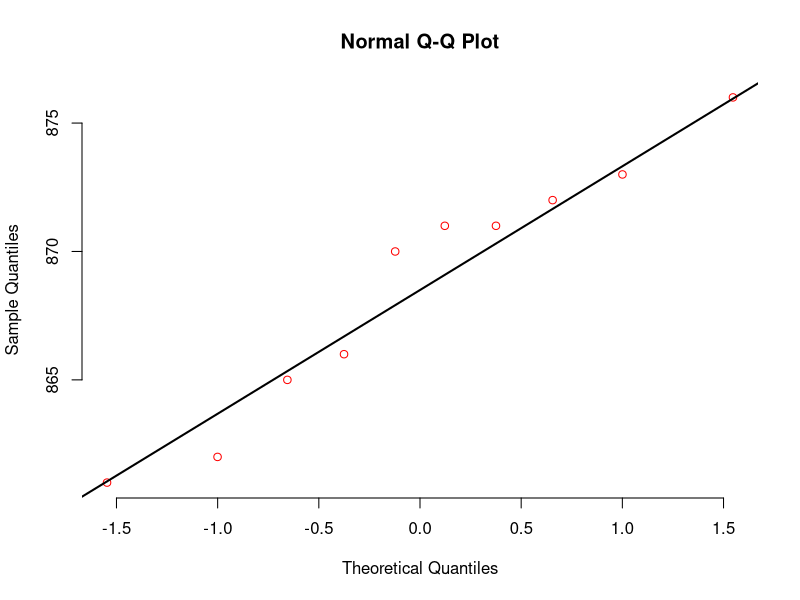
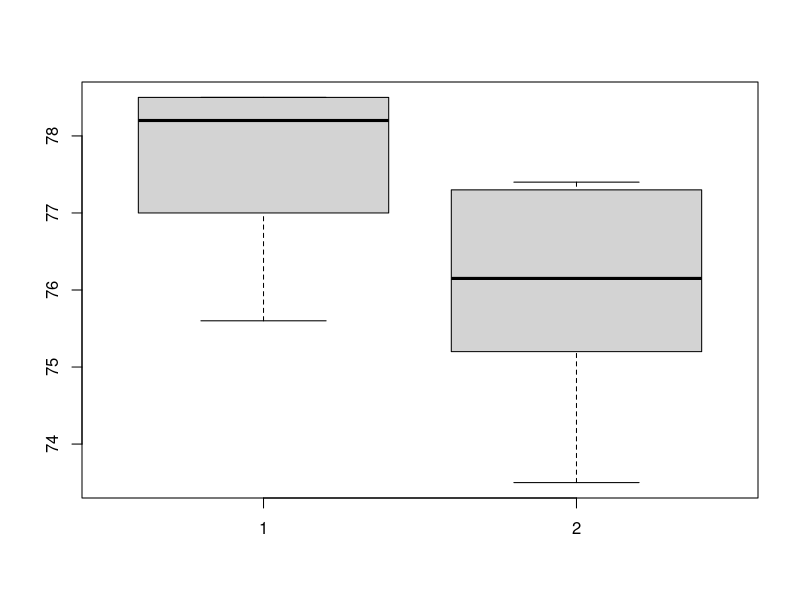
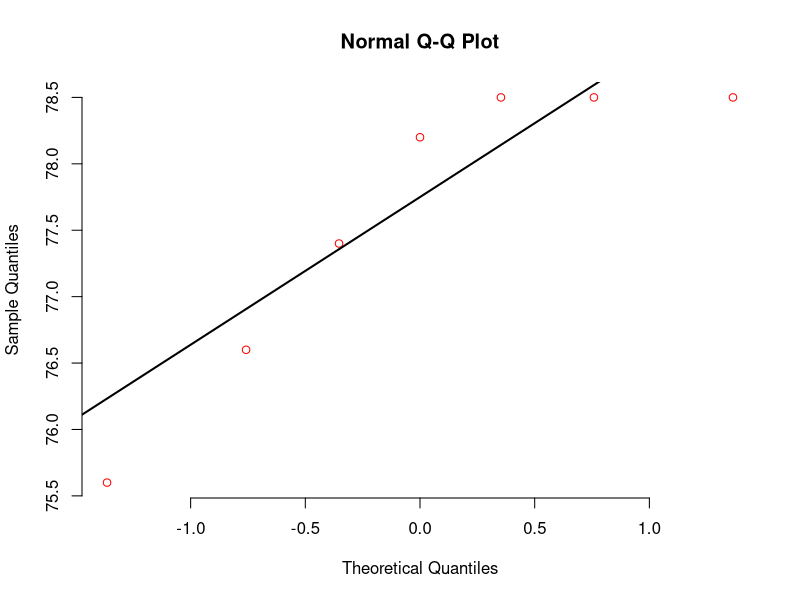
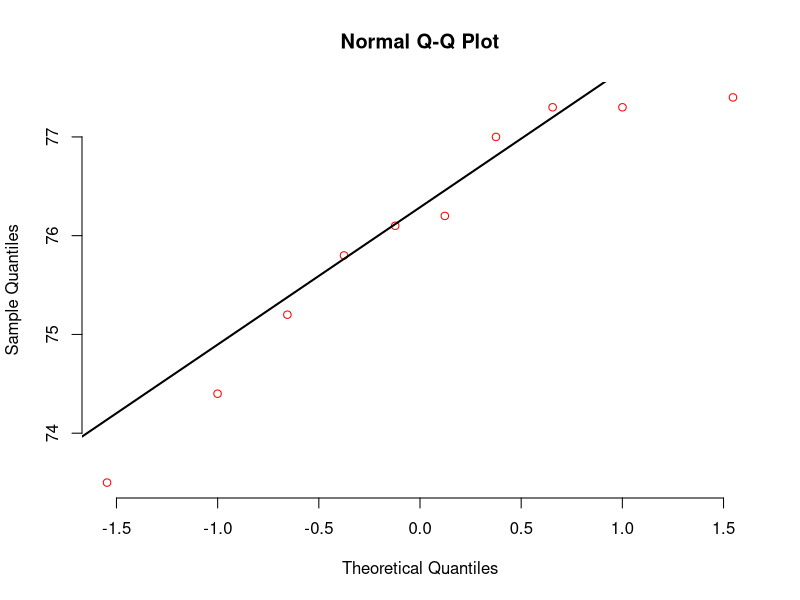
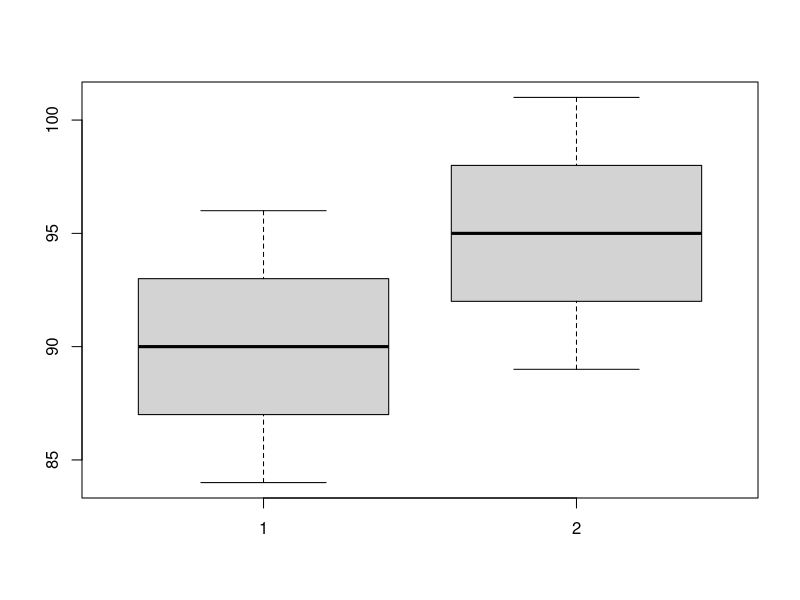
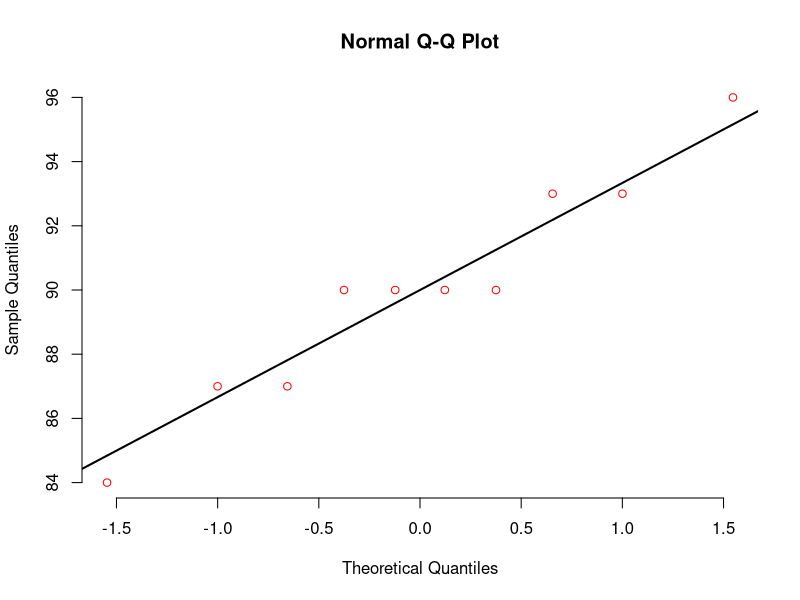
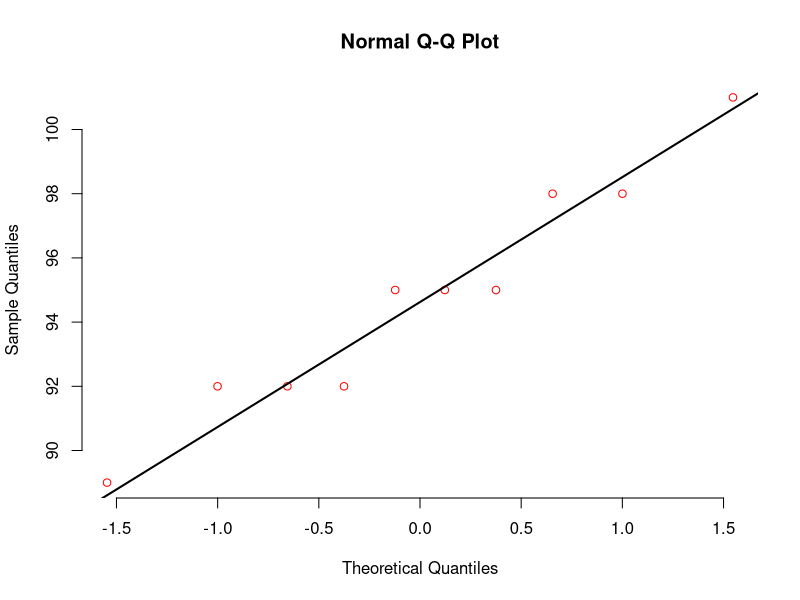
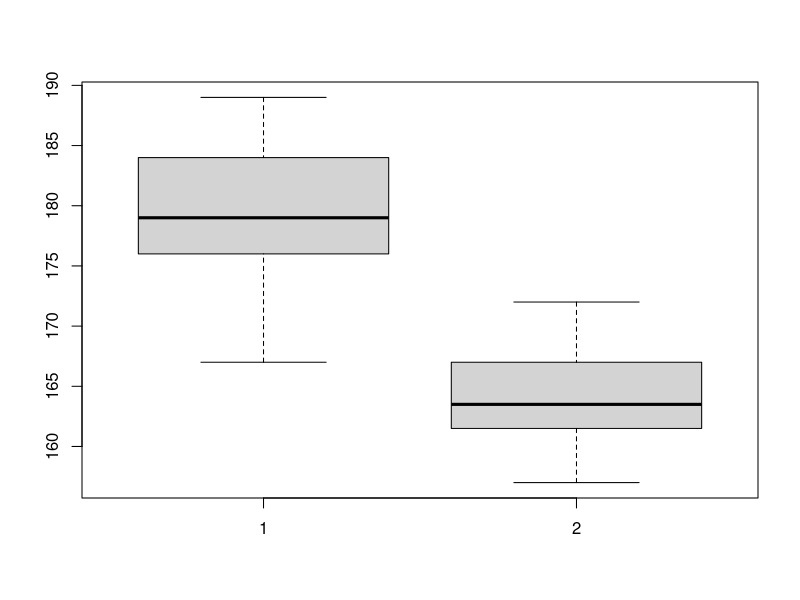

The R source for these figures, in order:
# 1.  In a certain region, ten independent measurements of sea depth were made, and the following 
#    results were obtained: 862, 870, 876, 866, 871, 865, 861, 873, 871, 872. At the significance level of  
#    α = 0.05, verify the hypothesis that the average sea depth is 870m in this region.
(data_first <- c(862, 870, 876, 866, 871, 865, 861, 873, 871, 872))
## [1] 0.545861
test <- shapiro.test(data_first)
test$p.value

qqnorm(data_first, pch = 1, frame = FALSE, col="red")
qqline(data_first, lwd = 2)

## [1] 868.7
values <- t.test(data_first, mu = 870, alternative = "less")
values$estimate
## [1] 0.2136555
values$p.value

# 2. Manufacturer of washing powder A claims that its product is significantly better than competitive powder B. 
#    To verify this assurance, the CTA (Consumer Test Agency) tested both washing powders. For this purpose, the measurements
#    of the washing degree of 7 pieces of fabric with powder A were carried out to obtain the results (in %):
#   78.2, 78.5, 75.6, 78.5, 78.5, 77.4, 76.6,
#   and 10 pieces of fabric with powder B to obtain the results (in %):
#   76.1, 75.2, 75.8, 77.3, 77.3, 77.0, 74.4, 76.2, 73.5, 77.4.
#   What should the CTA’s conclusion about the quality of these powders be?
powderA <- c(78.2, 78.5, 75.6, 78.5, 78.5, 77.4, 76.6)
powderB <- c(76.1, 75.2, 75.8, 77.3, 77.3, 77.0, 74.4, 76.2, 73.5, 77.4)
boxplot(powderA, powderB)
## [1] 0.06832755
shapiro.test(powderA)$p.value
## [1] 0.2558752
shapiro.test(powderB)$p.value
#QQPlot dla PowderA
qqnorm(powderA, pch=1, frame = F, col="red")
qqline(powderA, lwd=2)
#QQPlot dla PowderB
qqnorm(powderB, pch=1, frame = F, col="red")
qqline(powderB, lwd=2)
## [1] 1.304762
(var(powderA))
## [1] 1.764
(var(powderB))
## [1] 0.3683809
var.test(powderA, powderB, alternative = "less", var.equal=F)$p.value
## [1] 77.61429
(mean(powderA))
## [1] 76.02
(mean(powderB))
## [1] 0.01059375
t.test(powderA, powderB, var.equal = TRUE, alternative = 'greater')$p.value

# 3. A group of 10 people was subjected to a study aimed at examining the attitude towards public schools. 
#    Then the group watched an educational film aimed at improving the attitude towards this type of school.
#    The results are as follows (higher value means better attitude):
#    
#    before: 84, 87, 87, 90, 90, 90, 90, 93, 93, 96,
#    after: 89, 92, 98, 95, 95, 92, 95, 92, 98, 101.
#
#    Investigate if the film significantly improves attitude towards public schools.
before <- c(84, 87, 87, 90, 90, 90, 90, 93, 93, 96)
after <- c(89, 92, 98, 95, 95, 92, 95, 92, 98, 101)
boxplot(before, after)
## [1] 0.7025892
shapiro.test(before)$p.value
qqnorm(before, pch=1, frame = F, col="red")
qqline(before, lwd=2)
## [1] 0.691489
shapiro.test(after)$p.value
qqnorm(after, pch=1, frame = F, col="red")
qqline(after, lwd=2)
## [1] 90
mean(before)
## [1] 94.7
mean(after)
## [1] 0.0003786878
# ZAPYTAJ O TO

# 4. The height of 13 men and 12 women in a sports center was examined. The results are as follows:
#    men: 171, 176, 179, 189, 176, 182, 173, 179, 184, 186, 189, 167, 177,
#    women: 161, 162, 163, 162, 166, 164, 168, 165, 168, 157, 161, 172.
#    Can we say that the average height of men is significantly greater than that of women?
men <- c(171, 176, 179, 189, 176, 182, 173, 179, 184, 186, 189, 167, 177)
women <- c(161, 162, 163, 162, 166, 164, 168, 165, 168, 157, 161, 172)
boxplot(men, women)
## [1] 0.8595396
shapiro.test(men)$p.value
qqnorm(men, pch=1, frame = F, col="red")
qqline(men, lwd=2)
## [1] 0.9447828
shapiro.test(women)$p.value
qqnorm(women, pch=1, frame = F, col="red")
qqline(women, lwd=2)
## [1] 45.74359
var(men)
## [1] 16.08333
var(women)
## [1] 0.04689163
var.test(men, women, alternative = "greater")$p.value
## [1] 179.0769
mean(men)
## [1] 164.0833
mean(women)
## [1] 6.928802e-07
t.test(men, women, alternative = 'greater')$p.value

# 5.  Use the appropriate F and t-Student tests to solve the tasks 1-4, but now use their critical regions instead of p-values.
## 1.
##          t 
## -0.8312939
mean(data_first)
(t_data <- t.test(data_first, mu=870)$statistic)
## [1] -1.833113

## 2.
##         F 
## 0.7396609
(powder_var <- var.test(powderA, powderB, alternative = "less", var.equal=F)$estimate)
## [1] 0.243961

##        t 
## 2.573477
t.test(powderA, powderB, var.equal = TRUE, alternative = 'greater')$statistic
## [1] 1.75305

## 3.
##        t 
## -4.98199
## [1] -1.833113

## 4.
##        F 
## 2.844161
(menWomen_var <- var.test(men, women, alternative = "greater")$estimate)
## [1] 2.787569

##        t 
## 6.801919
t.test(men, women, alternative = 'greater')$statistic
## [1] 1.725753
